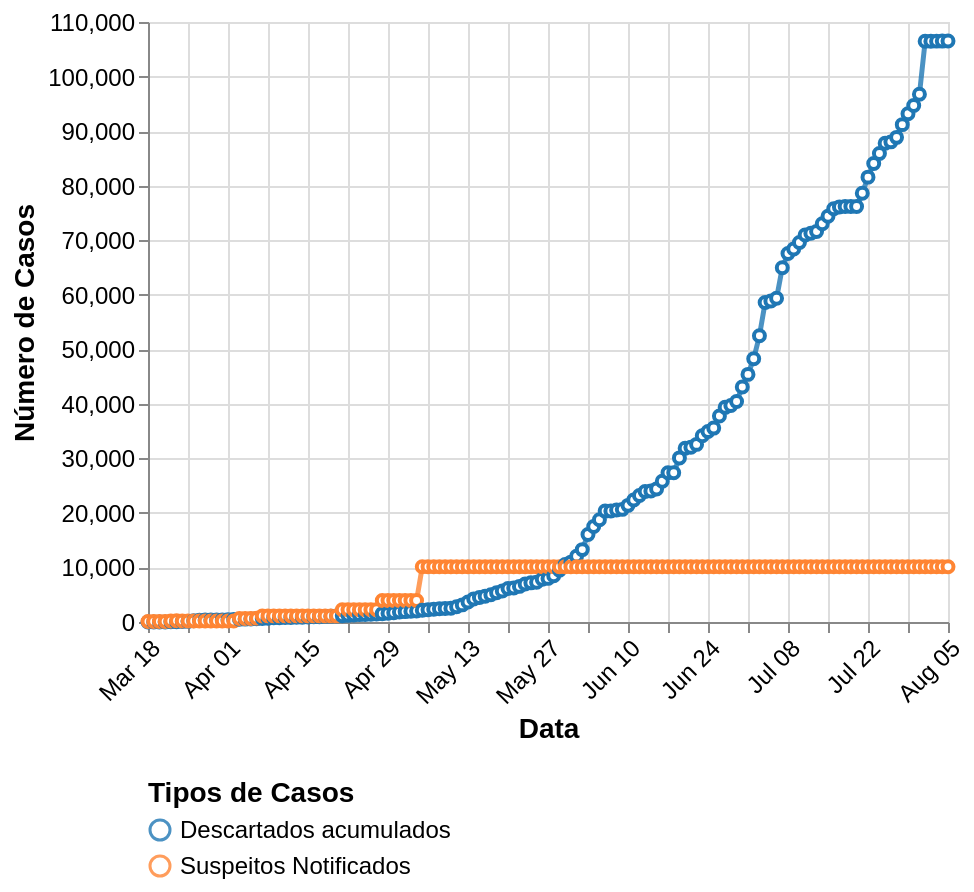

This figure's Vega-Lite source:
### Vega-Lite specification from a JSON file in a GitHub repository (floating-point values rounded to 4 significant figures; data arrays with more than 128 entries replaced by an {"elided": "..."} marker saying what was removed)
{"$schema": "https://vega.github.io/schema/vega-lite/v5.json", "width": "container", "config": {"background": "transparent", "view": {"continuousWidth": 400, "continuousHeight": 300}}, "data": {"values": {"elided": "141 records"}, "format": {"parse": {"data": "date"}}}, "mark": {"type": "line", "opacity": 0.8, "point": {"filled": false, "fill": "white"}, "strokeWidth": 2.5}, "encoding": {"color": {"type": "nominal", "field": "key", "legend": {"columns": 1, "labelFontSize": 12, "orient": "bottom", "title": "Tipos de Casos", "titleFontSize": 14}, "scale": {"domain": ["Descartados acumulados", "Suspeitos Notificados"], "range": ["#1f77b4", "#ff8533"]}}, "tooltip": [{"type": "quantitative", "field": "value", "title": "Número de Casos"}, {"type": "temporal", "field": "data", "title": "Data"}], "x": {"type": "temporal", "axis": {"labelAngle": 315, "labelFontSize": 12, "title": "Data", "titleFontSize": 14}, "field": "data", "timeUnit": "monthdate"}, "y": {"type": "quantitative", "axis": {"labelFontSize": 12, "title": "Número de Casos", "titleFontSize": 14}, "field": "value"}}, "transform": [{"fold": ["descartadosAcumulados", "notificacoesSuspeitos"]}, {"calculate": "if((datum.key === 'descartadosAcumulados'),'Descartados acumulados',datum.key)", "as": "key"}, {"calculate": "if((datum.key === 'notificacoesSuspeitos'),'Suspeitos Notificados',datum.key)", "as": "key"}]}
